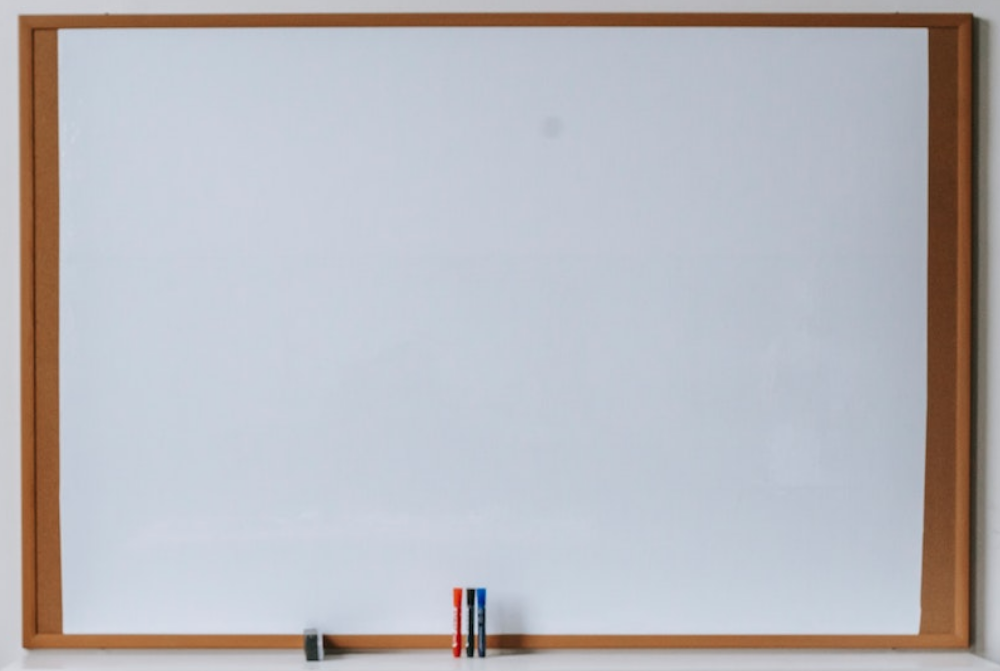
#> input picture src/data/whiteboard.png, 1000 x 671 px
$ python draw.py
#> lines starting #> are read from the running program, lines starting #| are printed output that depends on the picture
import os
import cv2

img = cv2.imread(os.path.join('./data', 'whiteboard.png'))
#> img is the input picture: shape (671, 1000, 3); mean B, G, R 189.1, 184, 184.2

#line
cv2.line(img, (100,150), (300, 450), (0,255,0), 3)

#rectangle
cv2.rectangle(img, (200,350), (450, 600), (0, 0, 255), 5)

#circle , 3rd param s radius
cv2.circle(img, (500, 550), 50, (255,0,0), 5)

#text
cv2.putText(img, 'Hey you !', (600,450), cv2.FONT_HERSHEY_SIMPLEX, 2, (255,255,0), 10)
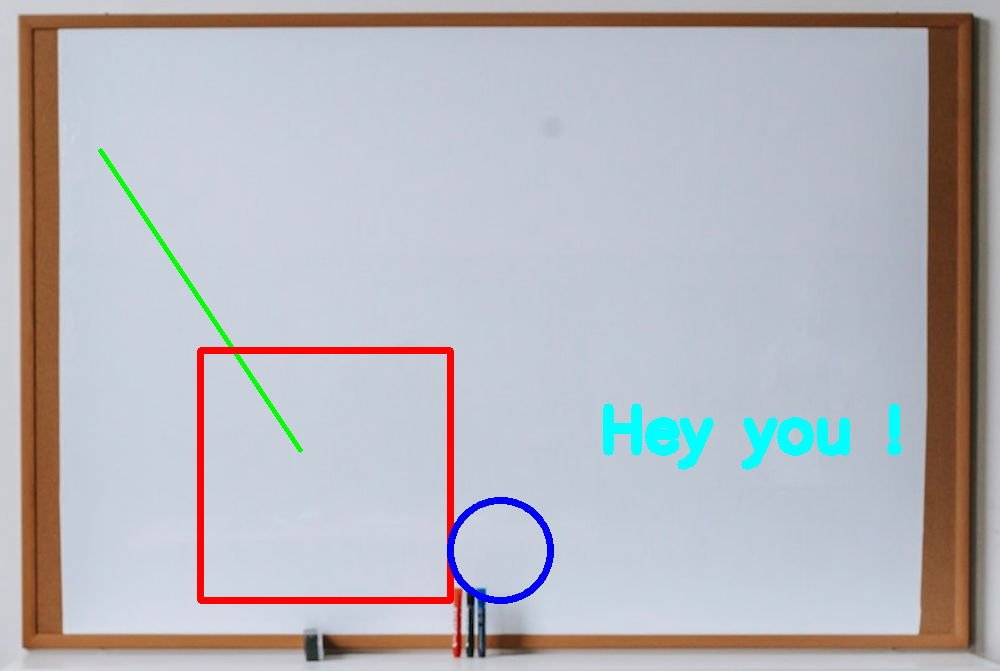
#> img: shape (671, 1000, 3); mean B, G, R 186.9, 181.9, 181.8

cv2.imshow('img', img)
cv2.waitKey(0)
